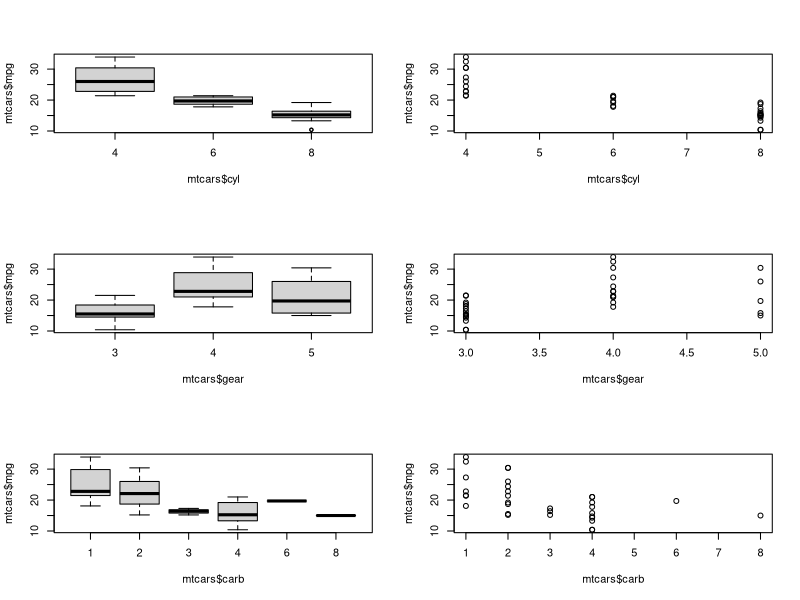
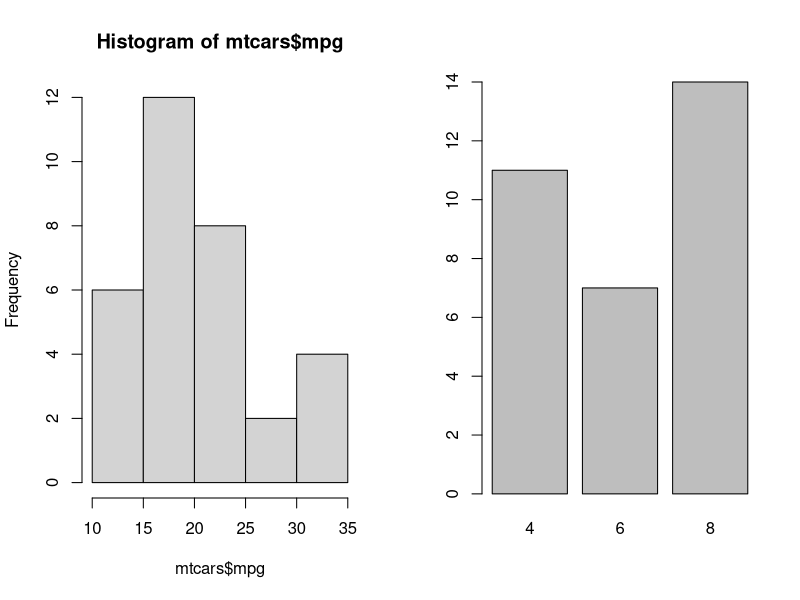
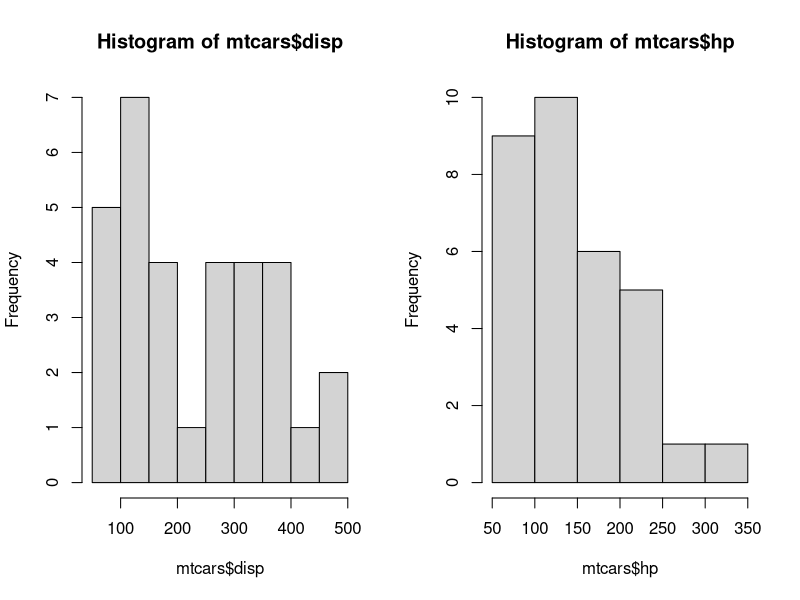
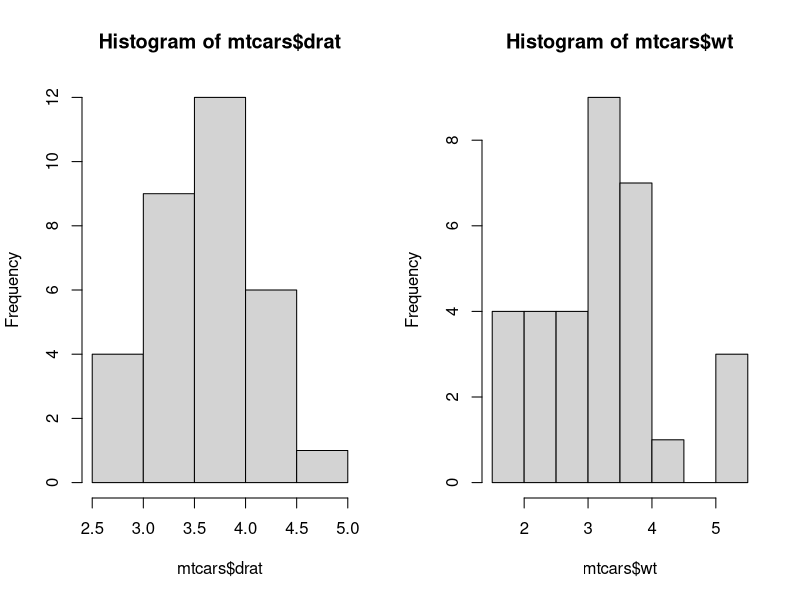
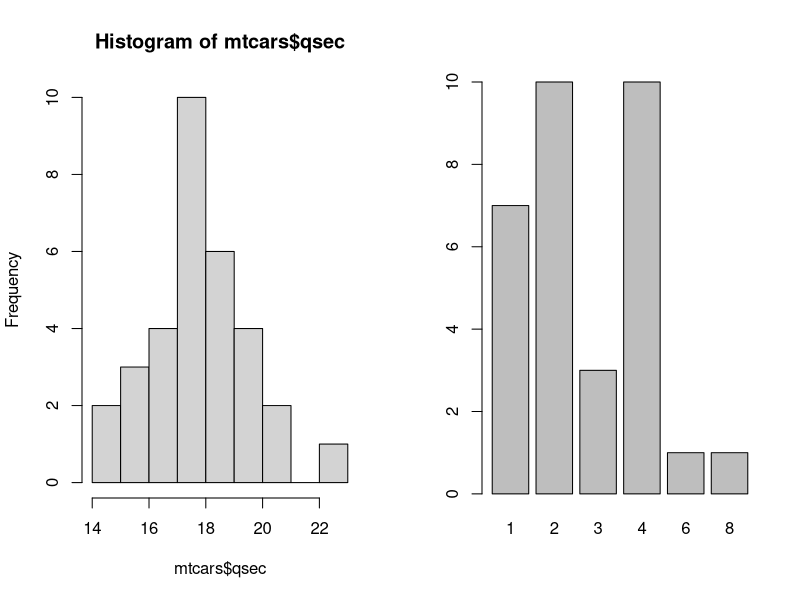
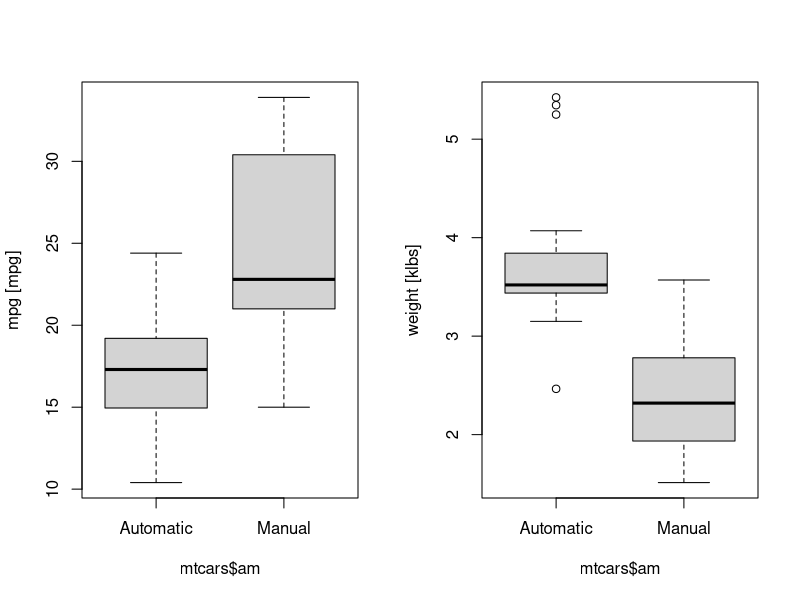
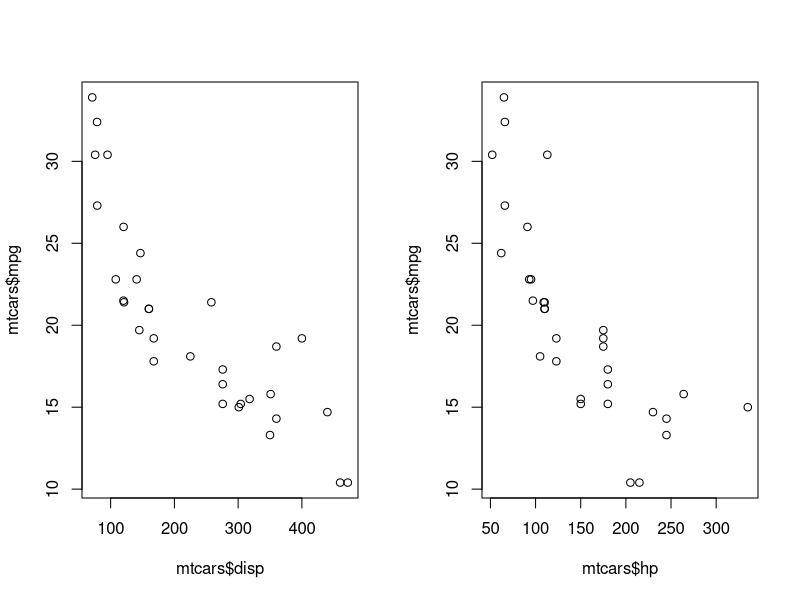
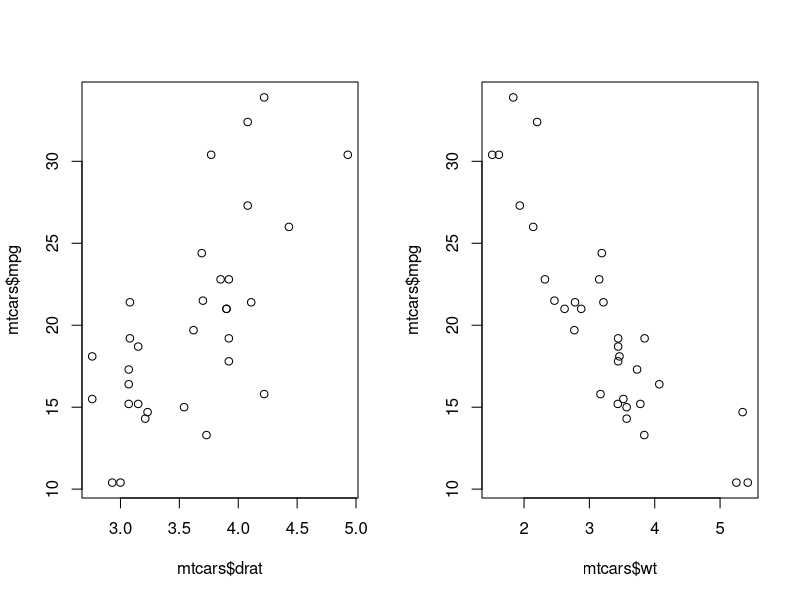

Generate these figures, in order, with R:
## ---- chunk 1

knitr::opts_chunk$set(echo = TRUE)

# Create a function to fit, summarize, and sort models from input variables
FitAndSortModels <- function(data, response, predictors.unique,
                             predictors.repeat = NULL) {
  # Assembles formulas to be used as input for lm, fits models, displays summary
  # statistics side-by-side, and sorts the result by decreasing adj. R-squared
  #
  # Args:
  #   data: the data set containing the variables, passed to lm
  #   response: A chr vector of the variable to be predicted by the others
  #   predictors.unique: A chr vector of variables to iterate (fit 1 model each)
  #   predictors.repeat: A chr vector of variables to repeat in all models
  #
  # Returns:
  #   A tibble containing the model formulas, model objects, and summary stats
  #
  # First build a vector of formulas from the character vectors of variables
  formula.vector <- MakeLmInput(response = response,
                                predictors.unique = predictors.unique,
                                predictors.repeat = predictors.repeat)
  # Next make a tibble which stores the model results alongside the formulas
  table.1 <- tibble(model.name = formula.vector) %>%
    mutate(model.object = map(model.name, lm, data = data))
  # Next make a tibble which collects summary statistics for each model
  table.2 <- table.1$model.object %>%  # List of the models
    map(GetModelStats) %>%  # Apply function to each element, output as list
    bind_rows()  # Condense the list down to a tibble
  # Lastly bind the two tibbles together and sort by decreasing adj. R-Squared
  result <- bind_cols(table.1, table.2) %>%
    arrange(desc(Ad.R.Squared))
  result  # Return the tibble
}

# Create a function to assemble lm formulas from input varibles
MakeLmInput <- function(response, predictors.unique, predictors.repeat = NULL) {
  # Assembles character vectors into formulas to be used as input for lm
  #
  # Args:
  #   response: A chr vector of the variable to be predicted by the others
  #   predictors.unique: A chr vector of variables to iterate (fit 1 model each)
  #   predictors.repeat: A chr vector of variables to appear in all models
  #
  # Returns:
  #   A character vector of "formulas" which can be coerced into actual
  #   formulas by lm.
  #
  # The pasting is slightly different depending if any variables will be
  # repeated in all the models, the if statement below handles this
  if (is.null(predictors.repeat)) {
    repeated.portion <- paste(response, "~") # Looks like "mpg ~"
    separator <- " "  # Additional varible is added to the right with a space
  } else {
    repeated.portion <- paste(predictors.repeat, collapse = " + ") %>%
      paste(response, ., sep = " ~ ")  # Looks like "mpg ~ var"
    separator <- " + "  # Additonal variable is added to the right with "+"
  }
  # The variables are pasted below, the repeated portion is recycled for each of
  # the unique predictors. The output vector has length(predictors.unique)
  paste(repeated.portion, predictors.unique, sep = separator)
}

# Create a function to collect summary statistics for an individual model object
GetModelStats <- function(model) {
  # Returns a tibble of stats for given model object
  #
  # Args:
  #   model: an object containing results returned by a model function (e.g. lm)
  #
  # Returns:
  #   A tibble object of the R-Squared, Adj. R-Squared, and p-value of the model
  tibble(R.Squared = summary(model)$r.squared,
         Ad.R.Squared = summary(model)$adj.r.squared,
         model.pvalue = anova(model)$`Pr(>F)`[[1]])  # Easier to get from anova
}

## ---- chunk 2

# Messages suppressed for this code chunk
library(datasets)  # For the mtcars data
library(tidyverse)
library(car)  # For the VIF function

# Load and view some information about the data
data("mtcars")
mtcars <- as_tibble(mtcars, rownames = "vehicle")  # Put row names in a column
str(mtcars)  # Check structure, all numeric besides vehicle names

## ---- chunk 3

# Figure output is suppressed in this code chunk
# Check if the discrete variables should be treated as numeric or categorical
par(mfrow = c(3, 2))  # Setup plot space
boxplot(mtcars$mpg ~ mtcars$cyl)
plot(mtcars$mpg ~ mtcars$cyl)  # Only three levels, but decreases mostly linear
boxplot(mtcars$mpg ~ mtcars$gear)
plot(mtcars$mpg ~ mtcars$gear)  # Only three levels, shaped like inverted V
boxplot(mtcars$mpg ~ mtcars$carb)
plot(mtcars$mpg ~ mtcars$carb)  # Six levels, and decreasing somewhat linearly
# Based on the checks above, cyl and carb will be treated as numeric and gear
# will be treated as categorical

# Proceed with converting data types
mtcars <- mtcars %>%
  mutate(vs = as.factor(vs)) %>%
  mutate(am = as.factor(am)) %>%
  mutate(gear = as.factor(gear))

# The vs and am variables are coded with zeros and ones, but it will be easier
# to work with them by the names those values represent:
levels(mtcars$vs) <- c("V-shaped", "Straight")
levels(mtcars$am) <- c("Automatic", "Manual")

## ---- chunk 4

# In this code chunk, text and figure output is suppressed
# Check for NA values and check variation of the variables
summary(mtcars)  # No NA values; also disp, hp, and carb have means > median
par(mfrow = c(1, 2))  # Setup plot space
hist(mtcars$mpg)  # Nothing unusual, fewer cars in 25 bin, could be noise
plot(as.factor(mtcars$cyl))  # Only three possible values: 4, 6, and 8
hist(mtcars$disp)  # Right skew/flat with 4 obs per bin of 50 wide
hist(mtcars$hp)  # Right skew, fewer observations of large hp
hist(mtcars$drat)  # Looks normally distributed
hist(mtcars$wt)  # Only one car with weight between 4k and 5k, and then 3 at 5k
hist(mtcars$qsec)  # Looks normally distributed
# Engine shape is fairly evenly split: 18 & 14 observations each
# Transmission type is faily evenly split: 19 & 13 observations each
# Gear is mostly 3s and 4s, with only 5 observations in the 5 gear category
plot(as.factor(mtcars$carb))  # Nearly all 1s, 2s, and 4s, then 1 each at 6 & 8

## ---- chunk 5

par(mfrow = c(1, 2))  # Setup plot space
boxplot(mtcars$mpg ~ mtcars$am, ylab = "mpg [mpg]")  # mpg vs trans type
boxplot(mtcars$wt ~ mtcars$am, ylab = "weight [klbs]")  # wt vs. trans type

## ---- chunk 6

# In this code chunk figure output is suppressed
# Check the variance inflation factors for all variables 
vifs <- lm(mpg ~ cyl + disp + hp + drat + wt + qsec + vs + am + gear + carb,
           data = mtcars) %>%  # Fit a model of all variables
  vif()  # Apply vif function to the model
vifs[, 1] %>%
  summary() %>%
  print()
rm(vifs)

# Check how mpg varies with the other variables
# It was shown above that mpg decreases with number of cylinders, as expected
plot(mtcars$mpg ~ mtcars$disp)  # Negative slope, to be expected
plot(mtcars$mpg ~ mtcars$hp)  # Negative slope, to be expected
plot(mtcars$mpg ~ mtcars$drat)  # Positively sloped, opposite of expected
plot(mtcars$mpg ~ mtcars$wt)  # Negative slope, very much expected
plot(mtcars$mpg ~ mtcars$qsec)  # Generally positive, faster cars consume more
plot(mtcars$mpg ~ mtcars$vs)  # Straight appears to have a significantly higher
# mpg, but such a strong trend is not expected
# It was shown above that mpg appears higher for manual cars, but this could be
# misleading based on the other factors
# It was shown above that there doesnt appear to be a strong trend with mpg vs
# number of gears, but one isn't really expected either
# It was shown above that there is a negative slope between mpg and carb, but
# such a strong relationship isn't really expected

## ---- chunk 7

# In this code chunk figure output is suppressed
# Exploratory plots of interactions
plot(mtcars$disp ~ mtcars$am)  # Lower for manual, but expected considering wt
plot(mtcars$hp ~ mtcars$disp)  # Positive slope, to be expected
plot(mtcars$hp ~ mtcars$wt)  # Positive slope, to be expected
plot(mtcars$hp ~ mtcars$am)  # Lower for manual but expected if considering wt
plot(mtcars$drat ~ mtcars$am)  # Higher for manual, but again the wt factor
plot(mtcars$qsec ~ mtcars$am)  # Minimal difference, to be expected

## ---- chunk 8

# First check which variable has the strongest relationship with mpg by itself
# Collect all the predictor variables into a character vector
round1.vars <- mtcars %>%
  select(-vehicle, -mpg) %>%  # Drop the non-predictor variables
  names()
# Fit, summarize, and sort a series of models
round1.table <- FitAndSortModels(data = mtcars, response = "mpg",
                                 predictors.unique = round1.vars)
print(round1.table)  # mpg ~ wt is the top model
round1.model <- round1.table$model.object[[1]]  # Store the model object

# Check out the residuals of the mpg ~ wt model
par(mfrow = c(1, 2))  # Setup plot space
hist(residuals(round1.model))  # Right skew, ranges from -4.54 to 6.87
plot(residuals(round1.model) ~ mtcars$wt)  # V shape high at ends low in center
rm(round1.vars, round1.table, round1.model)

## ---- chunk 9

# Build a character vector of the interaction terms
round2.interactions <- c("cyl * disp", "disp * hp", "disp * wt", "disp * qsec",
                          "hp * wt", "hp * carb", "hp * qsec", "drat * wt",
                          "drat * qsec", "wt * qsec", "wt * vs", "wt * am",
                          "wt * gear", "wt * carb", "qsec * am", "qsec * gear",
                          "qsec * carb")
# Consolidate into a single character vector of variables
round2.vars <- mtcars %>%
  select(-vehicle, -mpg, -wt) %>%  # Reduce to only the repeated vars
  names() %>%  # Extract main variables
  c(round2.interactions)  # Add in interaction effects
# Fit, summarize, and sort a series of models
round2.table <- FitAndSortModels(data = mtcars, response = "mpg",
                                 predictors.unique = round2.vars,
                                 predictors.repeat = "wt")
print(round2.table)  # mpg ~ wt + hp + wt * hp is the top model
round2.model <- round2.table$model.object[[1]]  # Store the model object
rm(round2.interactions, round2.vars, round2.table)

## ---- chunk 10

# Check anova results for the nested model series: mpg ~ wt + hp + hp * wt
test1 <- lm(mpg ~ wt, mtcars)
test2 <- lm(mpg ~ wt + hp, mtcars)
test3 <- lm(mpg ~ wt + hp + hp * wt, mtcars)
print(anova(test1, test2, test3))  # The test3 model is still significant
rm(test1, test2, test3)
# Anova suggests keeping all of the terms

# Check out the residuals
par(mfrow = c(1, 3))  # Setup plot space
hist(residuals(round2.model))  # Right skew, ranges from -3.06 to 4.55
plot(residuals(round2.model) ~ mtcars$wt)  # Looks like random noise
plot(residuals(round2.model) ~ mtcars$hp)  # Somewhat triangular

## ---- chunk 11

part4.model <- lm(mpg ~ hp + wt + hp * wt + am, data = mtcars)
print(summary(part4.model))  # coef of amManual is 0.13, pvalue is 0.9259
print(anova(round2.model, part4.model))  # p-value 0.93

